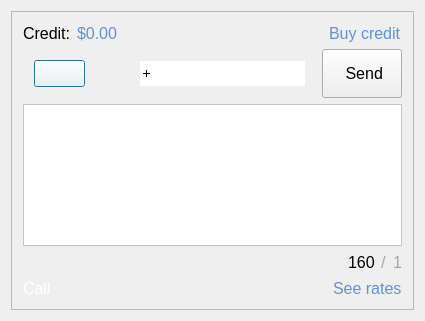
<?xml version="1.0" encoding="UTF-8"?>
<ui version="4.0">
 <class>Dialog</class>
 <widget class="QDialog" name="Dialog">
  <property name="geometry">
   <rect>
    <x>0</x>
    <y>0</y>
    <width>425</width>
    <height>321</height>
   </rect>
  </property>
  <property name="font">
   <font>
    <pointsize>12</pointsize>
   </font>
  </property>
  <property name="windowTitle">
   <string>Dialpad</string>
  </property>
  <property name="windowIcon">
   <iconset resource="myresources.qrc">
    <normaloff>:/resources/bgd_bubbles.png</normaloff>:/resources/bgd_bubbles.png</iconset>
  </property>
  <property name="styleSheet">
   <string notr="true">background: url(:/resources/bgd_roster_gradient.png);
background-position: bottom right;</string>
  </property>
  <layout class="QHBoxLayout" name="horizontalLayout_3">
   <item>
    <widget class="QFrame" name="frameBubbles">
     <property name="styleSheet">
      <string notr="true">background-image: url(:/resources/bgd_bubbles.png);
background-position: left;</string>
     </property>
     <property name="frameShape">
      <enum>QFrame::StyledPanel</enum>
     </property>
     <property name="frameShadow">
      <enum>QFrame::Raised</enum>
     </property>
     <layout class="QVBoxLayout" name="verticalLayout_2">
      <property name="sizeConstraint">
       <enum>QLayout::SetMaximumSize</enum>
      </property>
      <item>
       <layout class="QHBoxLayout" name="horizontalLayout_2">
        <item>
         <widget class="QLabel" name="lblCreditText">
          <property name="font">
           <font>
            <pointsize>12</pointsize>
            <weight>50</weight>
            <bold>false</bold>
            <kerning>true</kerning>
           </font>
          </property>
          <property name="styleSheet">
           <string notr="true">color: black;
background: none;</string>
          </property>
          <property name="text">
           <string>Credit:</string>
          </property>
         </widget>
        </item>
        <item>
         <widget class="QLabel" name="label">
          <property name="font">
           <font>
            <pointsize>12</pointsize>
           </font>
          </property>
          <property name="styleSheet">
           <string notr="true">color: rgb(98, 146, 213);
background: none;</string>
          </property>
          <property name="text">
           <string>$0.00</string>
          </property>
         </widget>
        </item>
        <item>
         <spacer name="horizontalSpacer">
          <property name="orientation">
           <enum>Qt::Horizontal</enum>
          </property>
          <property name="sizeHint" stdset="0">
           <size>
            <width>40</width>
            <height>20</height>
           </size>
          </property>
         </spacer>
        </item>
        <item>
         <widget class="QLabel" name="label_2">
          <property name="font">
           <font>
            <pointsize>12</pointsize>
           </font>
          </property>
          <property name="styleSheet">
           <string notr="true">color: rgb(98, 146, 213);
background: none;</string>
          </property>
          <property name="text">
           <string>Buy credit</string>
          </property>
         </widget>
        </item>
       </layout>
      </item>
      <item>
       <layout class="QVBoxLayout" name="verticalLayout_3"/>
      </item>
      <item>
       <layout class="QHBoxLayout" name="horizontalLayout_6">
        <item>
         <widget class="QFrame" name="frameNumber">
          <property name="styleSheet">
           <string notr="true">border-image: url(:/resources/field_normal.png) 0 0 0 0 stretch stretch;</string>
          </property>
          <layout class="QHBoxLayout" name="horizontalLayout">
           <item>
            <widget class="QPushButton" name="pbFlag">
             <property name="styleSheet">
              <string notr="true">background: white;
border-image: url(:/resources/bgd_bubbles.png)</string>
             </property>
             <property name="text">
              <string/>
             </property>
            </widget>
           </item>
           <item>
            <widget class="QPushButton" name="pbArrow">
             <property name="styleSheet">
              <string notr="true">margin: 0;
border: 0;
border-image: none;</string>
             </property>
             <property name="text">
              <string/>
             </property>
             <property name="icon">
              <iconset resource="myresources.qrc">
               <normaloff>:/resources/combo_arrow.png</normaloff>:/resources/combo_arrow.png</iconset>
             </property>
            </widget>
           </item>
           <item>
            <widget class="QLineEdit" name="lineEditPhoneNumber">
             <property name="font">
              <font>
               <stylestrategy>NoAntialias</stylestrategy>
              </font>
             </property>
             <property name="autoFillBackground">
              <bool>false</bool>
             </property>
             <property name="styleSheet">
              <string notr="true">border-image: none;</string>
             </property>
             <property name="inputMask">
              <string notr="true">+00000000000000</string>
             </property>
             <property name="frame">
              <bool>false</bool>
             </property>
             <property name="cursorPosition">
              <number>1</number>
             </property>
             <property name="placeholderText">
              <string>enter phone number</string>
             </property>
            </widget>
           </item>
          </layout>
          <zorder>pbArrow</zorder>
          <zorder>lineEditPhoneNumber</zorder>
          <zorder>pbFlag</zorder>
         </widget>
        </item>
        <item>
         <widget class="QPushButton" name="pushButton_2">
          <property name="maximumSize">
           <size>
            <width>500</width>
            <height>500</height>
           </size>
          </property>
          <property name="styleSheet">
           <string notr="true">border-image: url(:/resources/btn_white_hover.png) 0 0 0 0 stretch stretch;</string>
          </property>
          <property name="text">
           <string>   Send  </string>
          </property>
         </widget>
        </item>
       </layout>
      </item>
      <item>
       <widget class="QTextEdit" name="textEditMessage">
        <property name="cursor" stdset="0">
         <cursorShape>IBeamCursor</cursorShape>
        </property>
        <property name="styleSheet">
         <string notr="true">background: white;</string>
        </property>
       </widget>
      </item>
      <item>
       <layout class="QHBoxLayout" name="horizontalLayout_4">
        <item>
         <spacer name="horizontalSpacer_2">
          <property name="orientation">
           <enum>Qt::Horizontal</enum>
          </property>
          <property name="sizeHint" stdset="0">
           <size>
            <width>40</width>
            <height>20</height>
           </size>
          </property>
         </spacer>
        </item>
        <item>
         <widget class="QLabel" name="lblMessageCharCount">
          <property name="text">
           <string>160</string>
          </property>
         </widget>
        </item>
        <item>
         <widget class="QLabel" name="label_6">
          <property name="styleSheet">
           <string notr="true">color: rgb(156, 166, 177);</string>
          </property>
          <property name="text">
           <string>/</string>
          </property>
         </widget>
        </item>
        <item>
         <widget class="QLabel" name="lblNumberOfMessages">
          <property name="styleSheet">
           <string notr="true">color: rgb(156, 166, 177);</string>
          </property>
          <property name="text">
           <string>1</string>
          </property>
         </widget>
        </item>
       </layout>
      </item>
      <item>
       <layout class="QHBoxLayout" name="horizontalLayout_5">
        <item>
         <widget class="QLabel" name="label_5">
          <property name="styleSheet">
           <string notr="true">color: white;</string>
          </property>
          <property name="text">
           <string>Call</string>
          </property>
         </widget>
        </item>
        <item>
         <spacer name="horizontalSpacer_3">
          <property name="orientation">
           <enum>Qt::Horizontal</enum>
          </property>
          <property name="sizeHint" stdset="0">
           <size>
            <width>40</width>
            <height>20</height>
           </size>
          </property>
         </spacer>
        </item>
        <item>
         <widget class="QLabel" name="label_4">
          <property name="styleSheet">
           <string notr="true">color: rgb(98, 146, 213);</string>
          </property>
          <property name="text">
           <string>See rates</string>
          </property>
         </widget>
        </item>
       </layout>
      </item>
     </layout>
    </widget>
   </item>
  </layout>
 </widget>
 <layoutdefault spacing="6" margin="11"/>
 <tabstops>
  <tabstop>pbFlag</tabstop>
  <tabstop>lineEditPhoneNumber</tabstop>
  <tabstop>textEditMessage</tabstop>
  <tabstop>pushButton_2</tabstop>
  <tabstop>pbArrow</tabstop>
 </tabstops>
 <resources>
  <include location="myresources.qrc"/>
 </resources>
 <connections/>
</ui>
